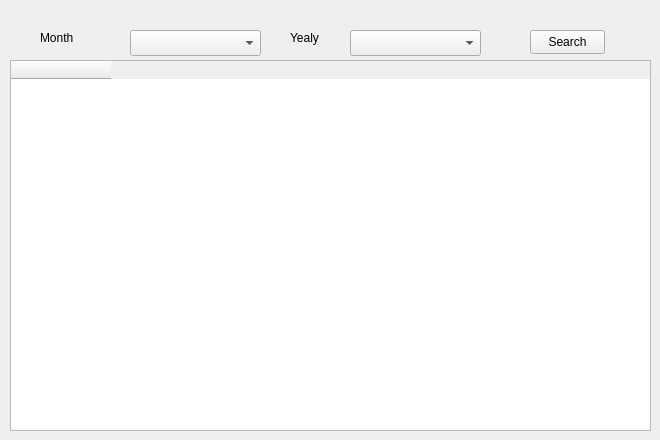
      <widget class="QWidget" name="tab_18">
       <attribute name="title">
        <string>Page</string>
       </attribute>
       <widget class="QTableWidget" name="tableWidget_7">
        <property name="geometry">
         <rect>
          <x>10</x>
          <y>60</y>
          <width>641</width>
          <height>371</height>
         </rect>
        </property>
        <column>
         <property name="text">
          <string/>
         </property>
        </column>
       </widget>
       <widget class="QLabel" name="label_13">
        <property name="geometry">
         <rect>
          <x>40</x>
          <y>30</y>
          <width>49</width>
          <height>16</height>
         </rect>
        </property>
        <property name="text">
         <string>Month</string>
        </property>
       </widget>
       <widget class="QLabel" name="label_20">
        <property name="geometry">
         <rect>
          <x>290</x>
          <y>30</y>
          <width>49</width>
          <height>16</height>
         </rect>
        </property>
        <property name="text">
         <string>Yealy</string>
        </property>
       </widget>
       <widget class="QComboBox" name="comboBox_9">
        <property name="geometry">
         <rect>
          <x>130</x>
          <y>30</y>
          <width>131</width>
          <height>26</height>
         </rect>
        </property>
       </widget>
       <widget class="QComboBox" name="comboBox_10">
        <property name="geometry">
         <rect>
          <x>350</x>
          <y>30</y>
          <width>131</width>
          <height>26</height>
         </rect>
        </property>
       </widget>
       <widget class="QPushButton" name="pushButton_30">
        <property name="geometry">
         <rect>
          <x>530</x>
          <y>30</y>
          <width>75</width>
          <height>24</height>
         </rect>
        </property>
        <property name="text">
         <string>Search</string>
        </property>
       </widget>
      </widget>
